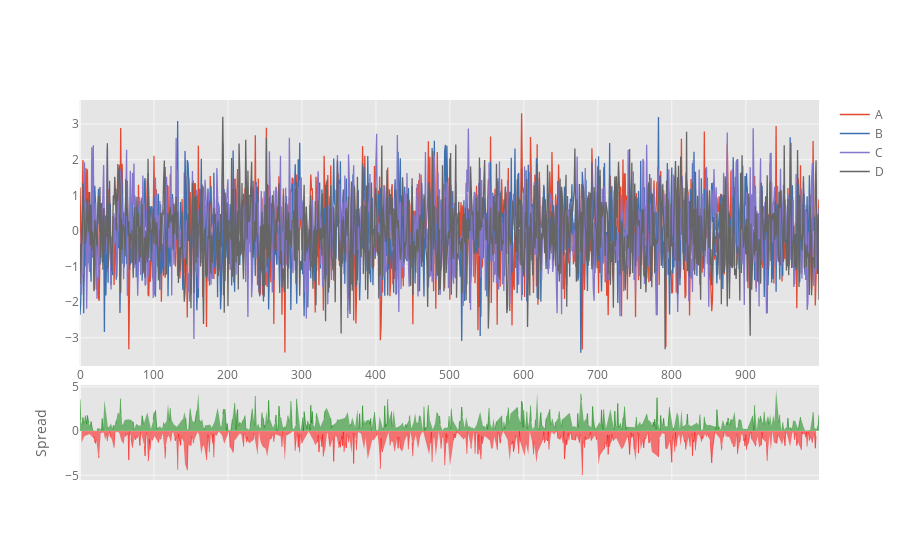

The notebook cell saved with this chart:
### Code cell
df.iplot(kind='spread')

### Figure 1 — Plotly figure (JSON) as saved in the notebook; plotly's stock layout.template omitted (floating-point values rounded to 4 significant figures; data arrays with more than 128 entries replaced by an {"elided": "..."} marker saying what was removed)
{"data": [{"line": {"color": "rgba(226, 74, 51, 1.0)", "dash": "solid", "shape": "linear", "width": 1.3}, "mode": "lines", "name": "A", "text": "", "type": "scatter", "x": {"elided": "1000 int values"}, "y": {"elided": "1000 float values"}}, {"line": {"color": "rgba(62, 111, 176, 1.0)", "dash": "solid", "shape": "linear", "width": 1.3}, "mode": "lines", "name": "B", "text": "", "type": "scatter", "x": {"elided": "1000 int values"}, "y": {"elided": "1000 float values"}}, {"line": {"color": "rgba(132, 118, 202, 1.0)", "dash": "solid", "shape": "linear", "width": 1.3}, "mode": "lines", "name": "C", "text": "", "type": "scatter", "x": {"elided": "1000 int values"}, "y": {"elided": "1000 float values"}}, {"line": {"color": "rgba(101, 101, 101, 1.0)", "dash": "solid", "shape": "linear", "width": 1.3}, "mode": "lines", "name": "D", "text": "", "type": "scatter", "x": {"elided": "1000 int values"}, "y": {"elided": "1000 float values"}}, {"connectgaps": false, "fill": "tozeroy", "line": {"color": "green", "dash": "solid", "shape": "linear", "width": 0.5}, "mode": "lines", "name": "Spread", "showlegend": false, "type": "scatter", "x": {"elided": "1000 int values"}, "xaxis": "x2", "y": {"elided": "1000 mixed values"}, "yaxis": "y2"}, {"connectgaps": false, "fill": "tozeroy", "line": {"color": "red", "dash": "solid", "shape": "linear", "width": 0.5}, "mode": "lines", "name": "Spread", "showlegend": false, "type": "scatter", "x": {"elided": "1000 int values"}, "xaxis": "x2", "y": {"elided": "1000 mixed values"}, "yaxis": "y2"}], "layout": {"hovermode": "x", "legend": {"bgcolor": "#FFFFFF", "font": {"color": "#666666"}}, "paper_bgcolor": "#FFFFFF", "plot_bgcolor": "#E5E5E5", "title": {"font": {"color": "#151516"}}, "xaxis": {"gridcolor": "#F6F6F6", "showgrid": true, "tickfont": {"color": "#666666"}, "title": {"font": {"color": "#666666"}, "text": ""}, "zerolinecolor": "#F6F6F6"}, "xaxis2": {"anchor": "y2", "gridcolor": "#F6F6F6", "showgrid": true, "showticklabels": false, "tickfont": {"color": "#666666"}, "title": {"font": {"color": "#666666"}, "text": ""}, "zerolinecolor": "#F6F6F6"}, "yaxis": {"domain": [0.3, 1], "gridcolor": "#F6F6F6", "showgrid": true, "tickfont": {"color": "#666666"}, "title": {"font": {"color": "#666666"}, "text": ""}, "zerolinecolor": "#F6F6F6"}, "yaxis2": {"domain": [0, 0.25], "gridcolor": "#F6F6F6", "showgrid": true, "tickfont": {"color": "#666666"}, "title": {"font": {"color": "#666666"}, "text": "Spread"}, "zerolinecolor": "#F6F6F6"}}}
